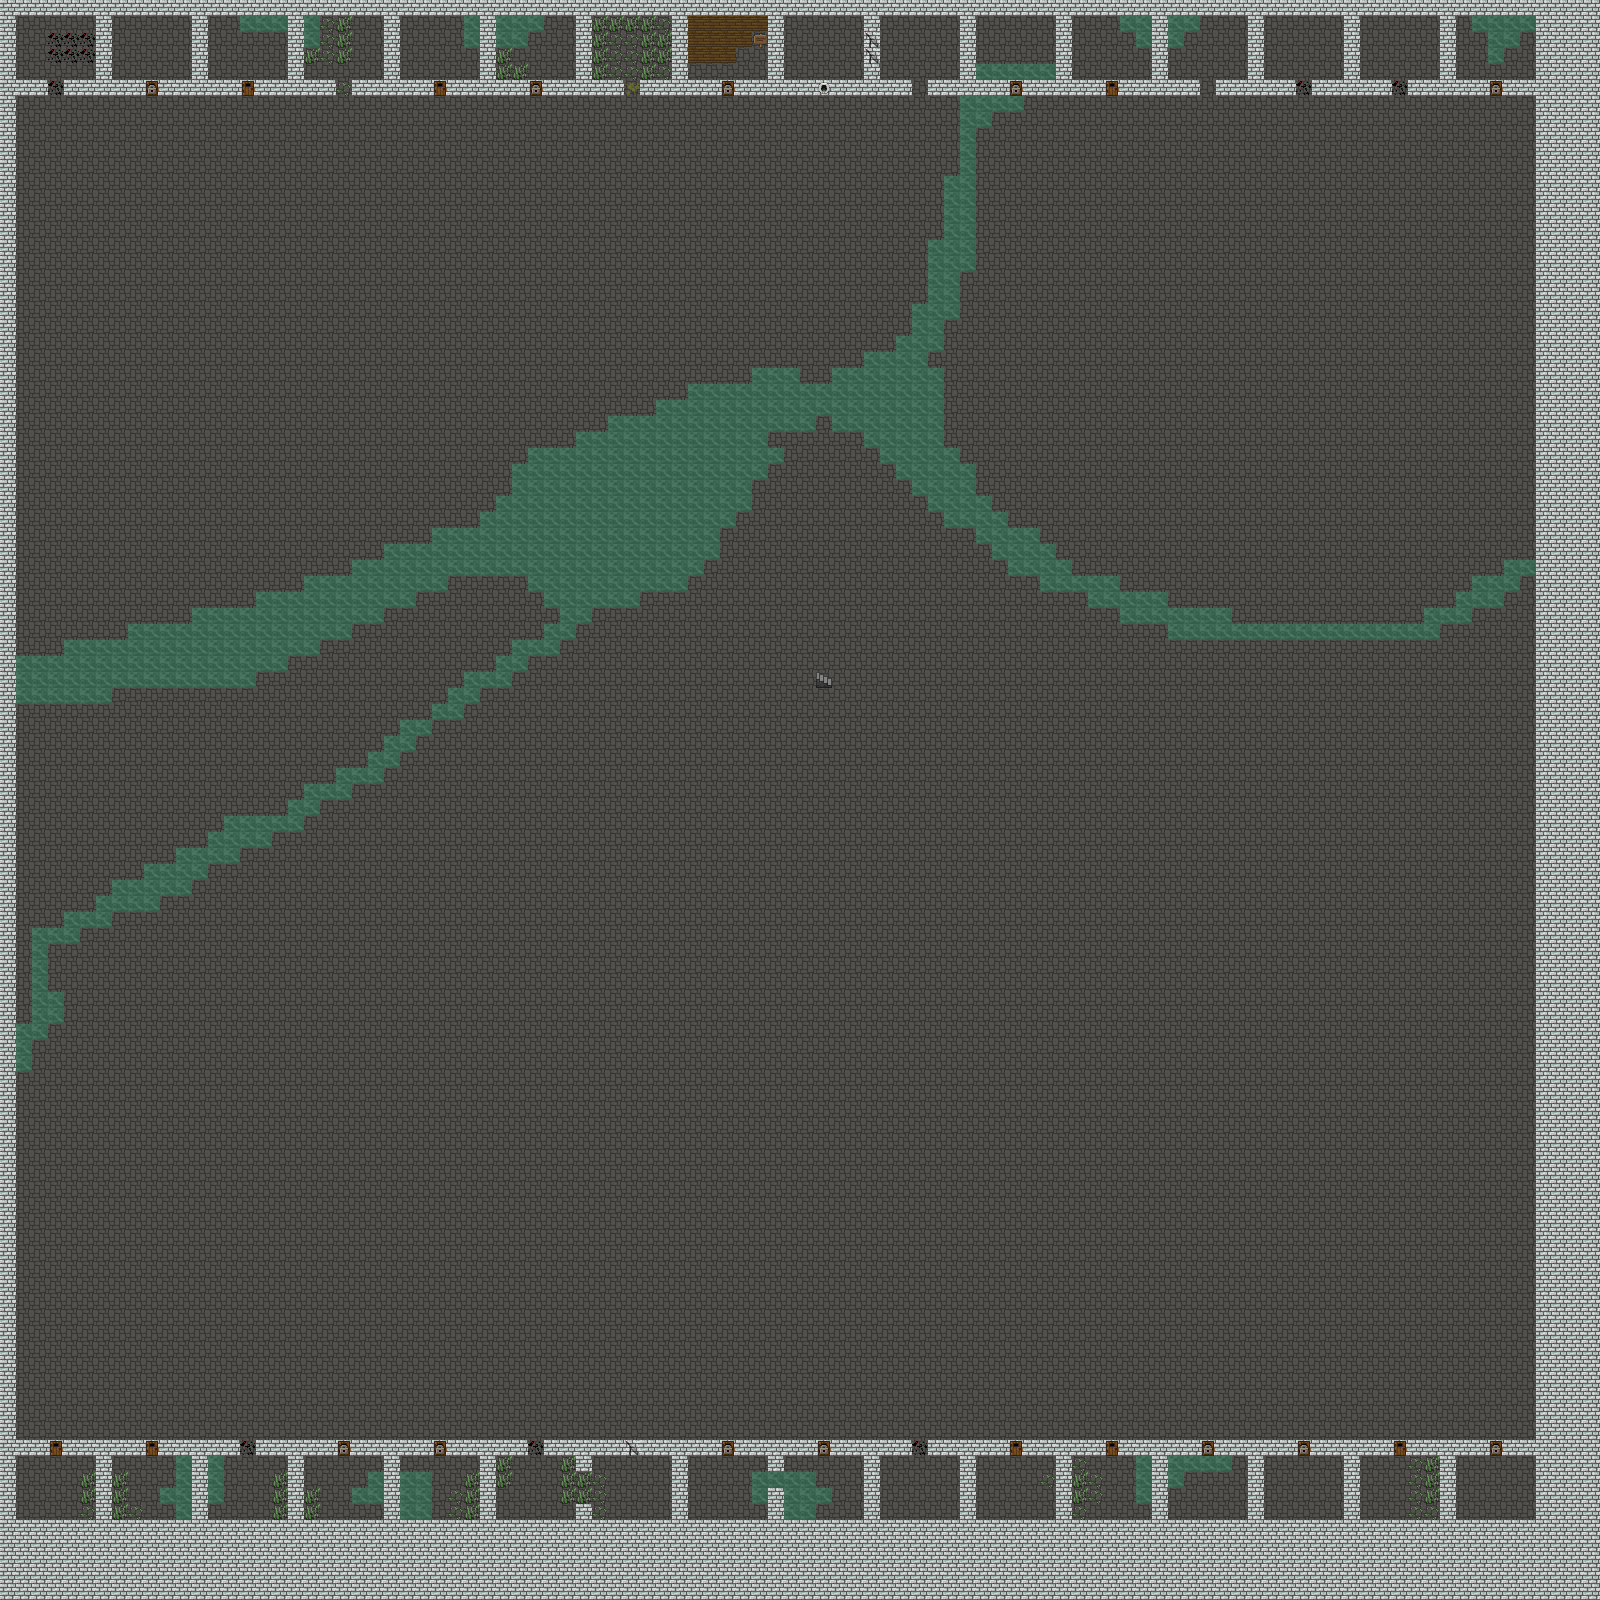

This game map was drawn from its Tiled (.tmx) file and the tilesets committed beside it. A one-line description and the trimmed map source follow:
An orthogonal 100x100 tile map with 16x16 px tiles, 1 tile layer (tiles) and 1 object (Mob).

<map version="1.2" tiledversion="1.3.3" orientation="orthogonal" renderorder="right-down" width="100" height="100" tilewidth="16" tileheight="16" infinite="0" nextlayerid="5" nextobjectid="2">
 <tileset firstgid="1" source="default_tileset.tsx" />
 <layer id="1" name="tiles" width="100" height="100">
  <data>[10000 cells, 10000 non-empty, 14 distinct tile ids]</data>
 </layer>
 <objectgroup id="4" name="areas" />
 <objectgroup id="2" name="mobs">
  <object id="1" type="Mob" x="128" y="320" width="1312" height="864">
   <properties>
    <property name="className" value="Skeleton" />
    <property name="level" type="int" value="1" />
    <property name="number" type="int" value="10" />
   </properties>
  </object>
 </objectgroup>
 <objectgroup id="3" name="items" />
</map>